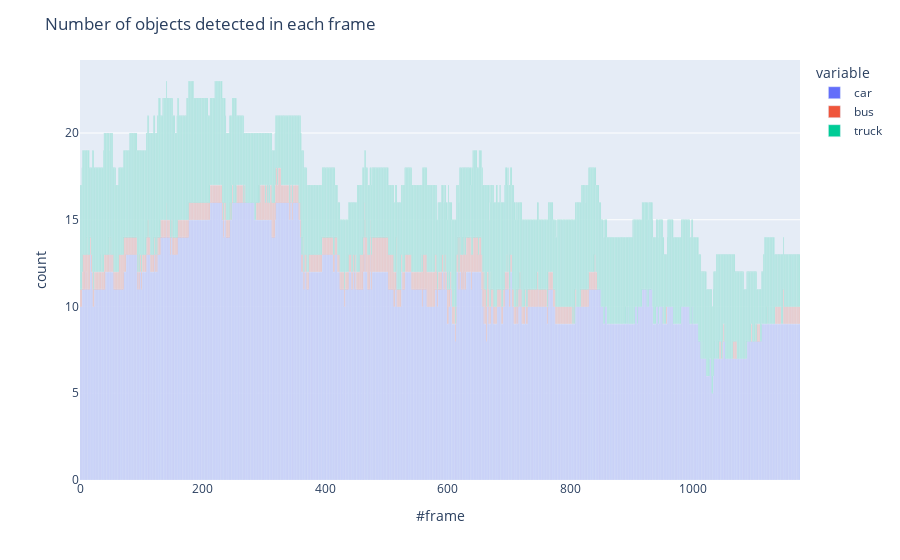

Notebook cell for this chart:
### Code cell
fig = px.bar(df_class_counts)
fig.update_layout(title=dict(text="Number of objects detected in each frame"), xaxis_title="#frame", yaxis_title="count")
fig.show()

### Figure 1 — Plotly figure (JSON) as saved in the notebook; plotly's stock layout.template omitted (floating-point values rounded to 4 significant figures; data arrays with more than 128 entries replaced by an {"elided": "..."} marker saying what was removed)
{"data": [{"alignmentgroup": "True", "hovertemplate": "variable=car<br>index=%{x}<br>value=%{y}<extra></extra>", "legendgroup": "car", "marker": {"color": "#636efa", "pattern": {"shape": ""}}, "name": "car", "offsetgroup": "car", "orientation": "v", "showlegend": true, "textposition": "auto", "type": "bar", "x": {"elided": "1175 int values"}, "xaxis": "x", "y": {"elided": "1175 int values"}, "yaxis": "y"}, {"alignmentgroup": "True", "hovertemplate": "variable=bus<br>index=%{x}<br>value=%{y}<extra></extra>", "legendgroup": "bus", "marker": {"color": "#EF553B", "pattern": {"shape": ""}}, "name": "bus", "offsetgroup": "bus", "orientation": "v", "showlegend": true, "textposition": "auto", "type": "bar", "x": {"elided": "1175 int values"}, "xaxis": "x", "y": {"elided": "1175 int values"}, "yaxis": "y"}, {"alignmentgroup": "True", "hovertemplate": "variable=truck<br>index=%{x}<br>value=%{y}<extra></extra>", "legendgroup": "truck", "marker": {"color": "#00cc96", "pattern": {"shape": ""}}, "name": "truck", "offsetgroup": "truck", "orientation": "v", "showlegend": true, "textposition": "auto", "type": "bar", "x": {"elided": "1175 int values"}, "xaxis": "x", "y": {"elided": "1175 int values"}, "yaxis": "y"}], "layout": {"barmode": "relative", "legend": {"title": {"text": "variable"}, "tracegroupgap": 0}, "margin": {"t": 60}, "title": {"text": "Number of objects detected in each frame"}, "xaxis": {"anchor": "y", "domain": [0, 1], "title": {"text": "#frame"}}, "yaxis": {"anchor": "x", "domain": [0, 1], "title": {"text": "count"}}}}
